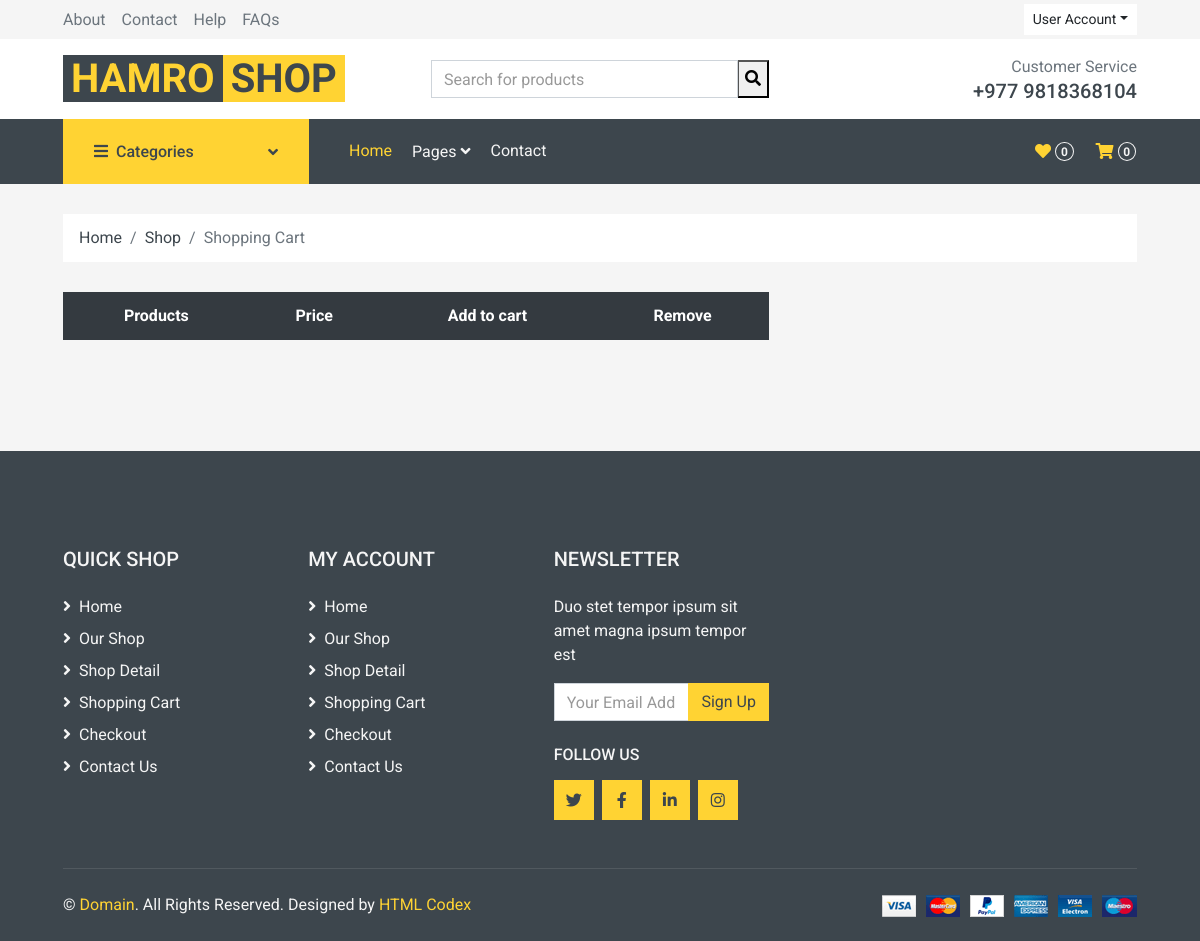
Page /wishlist on the earlier database version.
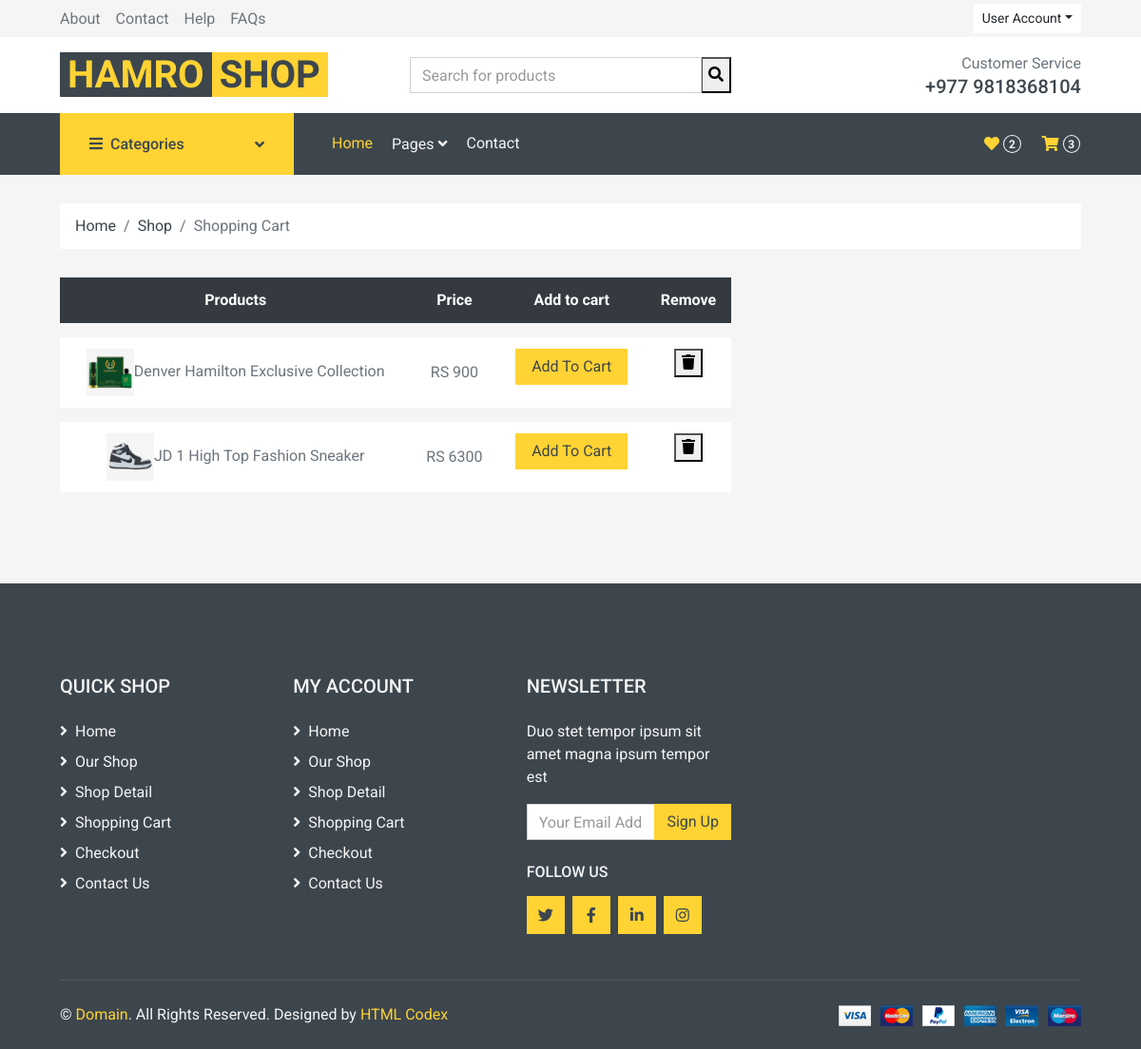
Same page on the later database version.
### home/models.py (models this page shows, shortened)
class Wishlist(models.Model):
    username = models.CharField(max_length=300)
    slug = models.CharField(max_length=300)
    date = models.DateTimeField(auto_now_add=True)
    items = models.ForeignKey(Product,on_delete=models.CASCADE)

class Product(models.Model):
    name = models.CharField(max_length=200)
    price = models.IntegerField()
    discounted_price = models.IntegerField()
    image = models.ImageField()
    category = models.ForeignKey(Category, on_delete=models.CASCADE)
    subcategory = models.ForeignKey(Subcategory, on_delete=models.CASCADE)
    description = RichTextField()
    specification = RichTextField()
    brand = models.ForeignKey(Brand, on_delete=models.CASCADE)
    status = models.CharField(choices=STATUS, max_length=100)
    labels = models.CharField(choices=LABELS, max_length=50)
    slug = models.CharField(unique=True, max_length=200)

### home/views.py (the view)
# urls.py: path('wishlist', WishlistView.as_view(), name='wishlist'),
class WishlistView(BaseView):
    def get(self,request):
        self.views['cart_counts'] = count_cart(request)
        self.views['wish_counts'] = count_wish(request)
        username= request.user.username
        self.views['wish_view'] = Wishlist.objects.filter(username=username)
        return render(request, 'wishlist.html', self.views)

### home/views.py (called while the page is built)
def count_cart(request):
    username = request.user.username
    cart_count = Cart.objects.filter(checkout =False,username=username).count()
    return cart_count

def count_wish(request):
    username = request.user.username
    wish_count = Wishlist.objects.filter(username=username).count()
    return wish_count

### templates/wishlist.html
{% extends 'base.html' %}
{% block content %}
    <div class="container-fluid">
        <div class="row px-xl-5">
            <div class="col-12">
                <nav class="breadcrumb bg-light mb-30">
                    <a class="breadcrumb-item text-dark" href="/">Home</a>
                    <a class="breadcrumb-item text-dark" href="#">Shop</a>
                    <span class="breadcrumb-item active">Shopping Cart</span>
                </nav>
            </div>
        </div>
    </div>
    <div class="container-fluid">
        <div class="row px-xl-5">
            <div class="col-lg-8 table-responsive mb-5">
                <table class="table table-light table-borderless table-hover text-center mb-0">
                    <thead class="thead-dark">
                        <tr>
                            <th>Products</th>
                            <th>Price</th>
                            <th>Add to cart</th>
                            <th>Remove</th>
                        </tr>
                    </thead>
                    <tbody class="align-middle">
                    {% for wish  in wish_view %}
                        <tr>
                            <td class="align-middle"><img src="{{wish.items.image.url}}" alt="" style="width: 50px;">{{wish.items.name}}</td>
                            <td class="align-middle">RS {{wish.items.discounted_price}}</td>
                            <td><a href ="/add_to_cart/{{wish.slug}}"><button class="btn btn-primary px-3">Add To Cart</button></a></td>
                            <td><a href ="/delete_wish/{{wish.slug}}"><button><i class="fa fa-trash"></i></button></a></td>
                        </tr>
                    {% endfor %}
                    </tbody>
                </table>
            </div>
        </div>
    </div>
{% endblock %}

Differences in the rows shown:
added Wishlist: items.image (picture), items.name "Denver Hamilton Exclusive Collection", items.discounted_price "900"
added Wishlist: items.image (picture), items.name "JD 1 High Top Fashion Sneaker", items.discounted_price "6300"
Other differences:
{{ wish_counts }}: "0" → "2"
{{ cart_counts }}: "0" → "3"
